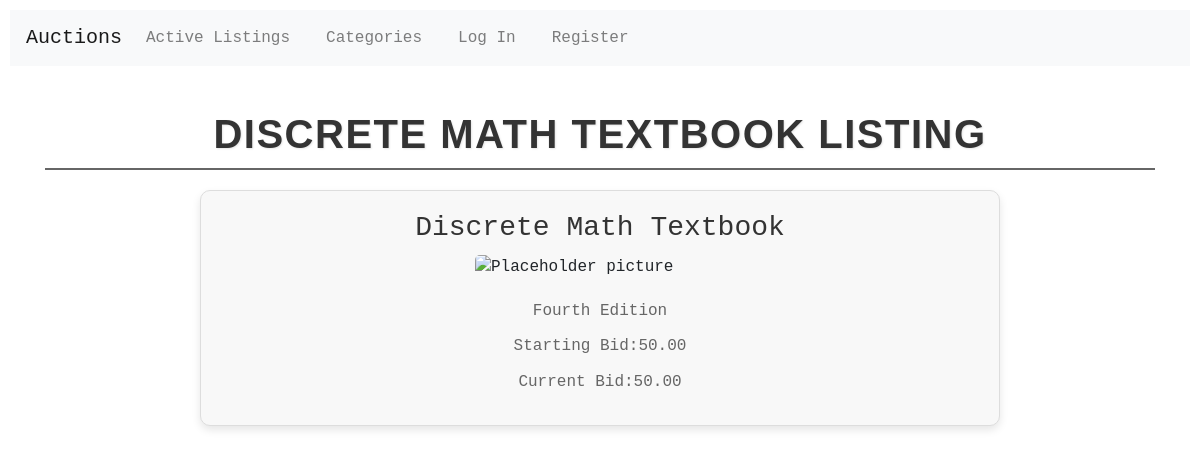
The page /listing_view/1 on the database its author committed.
### auctions/models.py (models this page shows, shortened)
class Listing(models.Model):
    owner = models.ForeignKey(User, on_delete=models.CASCADE, related_name="listings")
    title = models.CharField(max_length=64)
    description = models.TextField()
    category = models.CharField(max_length=64, blank=True)
    image_url = models.URLField(max_length=200, blank=True)
    start_bid = models.DecimalField(max_digits=10, decimal_places=2)
    current_bid = models.DecimalField(max_digits=10, decimal_places=2, default = 0)
    is_active = models.BooleanField(default=True)
    winner = models.ForeignKey(User, on_delete=models.SET_NULL, null=True, blank=True, related_name="won_listing")

### auctions/views.py (the view)
# urls.py: path("listing_view/<int:pk>", views.listing_view, name='listing_view'),
def listing_view(request, pk):
    listing = get_object_or_404(Listing, pk=pk)
    in_watchlist = False
    if request.user.is_authenticated:
        in_watchlist = listing in request.user.watchlist.all()
    return render(request, "auctions/listing_view.html", {
        "listing": listing,
        "bid_form": CreateBidForm(),
        "comment_form": CreateCommentForm(),
        "in_watchlist": in_watchlist
    })

### auctions/templates/auctions/listing_view.html (shortened to what this page needs)
{% extends "auctions/layout.html" %}
{% block body %}
    <h2 class="page-heading">{{listing.title}} Listing</h2>
        <div class="listing-content">
            <h3>{{listing.title}}</h3>
            {% if listing.image_url %}
            <img src="{{ listing.image_url }}" alt="Image for the listing">
            {% else %}
            <img src="https://www.generationsforpeace.org/wp-content/uploads/2018/03/empty-300x240.jpg" alt="Placeholder picture">
            {% endif %}
            <p>{{listing.description}}</p>
            <p>Starting Bid:{{listing.start_bid}}</p>
            <p>Current Bid:{{listing.current_bid}}</p>
        </div>
{% endblock %}

### auctions/static/auctions/styles.css (style rules this page uses)
body { padding: 10px; font-family: 'Courier New', Courier, monospace, sans-serif; }
.page-heading { font-family: 'Arial', sans-serif; font-size: 2.5rem; font-weight: 700; color: #333; text-align: center; text-transform: uppercase; text-shadow: 1px 1px 2px rgba(0, 0, 0, 0.1); margin-top: 20px; margin-bottom: 20px; letter-spacing: 1.5px; line-height: 1.2; border-bottom: 2px solid #666; padding-bottom: 10px; }
img { width: 250px; height: auto; border-radius: 4px;; }
.listing-content { max-width: 800px; margin: 0 auto; padding: 20px; background-color: #f8f8f8; border: 1px solid #ddd; border-radius: 10px; box-shadow: 0 4px 8px rgba(0, 0, 0, 0.1); display: flex; flex-direction: column; justify-content: center; align-items: center; }
.listing-content h3 { color: #333; margin-bottom: 10px; }
.listing-content img { max-width: 100%; height: auto; border-radius: 5px; margin-bottom: 20px; }
.listing-content p { color: #666; line-height: 1.6; margin-bottom: 10px; }

### rows shown on the page
Listing: title "DISCRETE MATH TEXTBOOK", title "Discrete Math Textbook", description "Fourth Edition", start_bid "50.00", current_bid "50.00"
